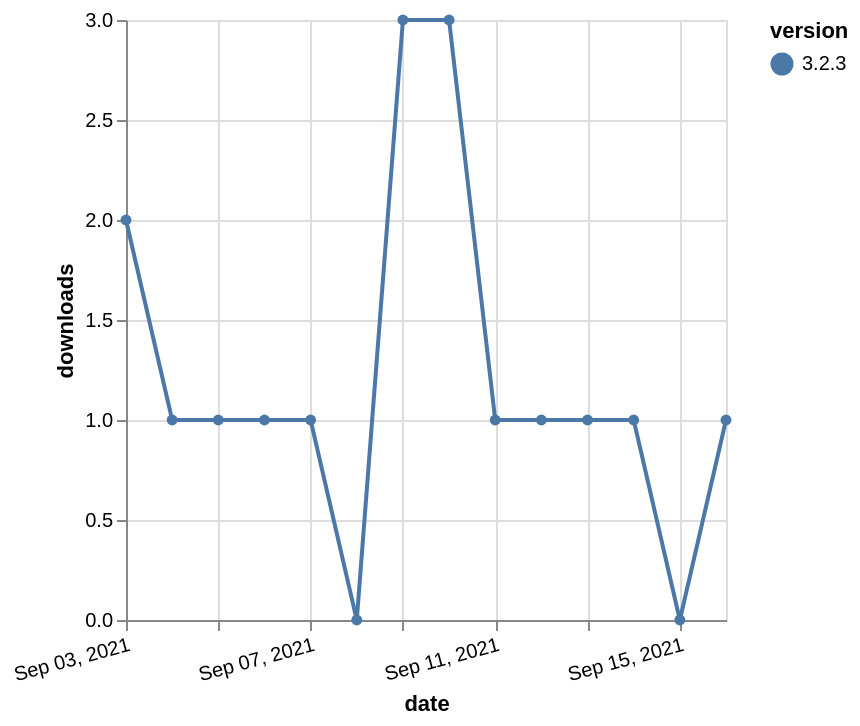

Write the Vega-Lite specification saved for this chart.
### Vega-Lite specification from a JSON file in a GitHub repository (floating-point values rounded to 4 significant figures)
{"$schema": "https://vega.github.io/schema/vega-lite/v5.json", "description": "A simple bar chart with embedded data.", "data": {"values": [{"date": "2021-09-03", "total": 609, "delta": 2, "version": "3.2.3"}, {"date": "2021-09-04", "total": 610, "delta": 1, "version": "3.2.3"}, {"date": "2021-09-05", "total": 611, "delta": 1, "version": "3.2.3"}, {"date": "2021-09-06", "total": 612, "delta": 1, "version": "3.2.3"}, {"date": "2021-09-07", "total": 613, "delta": 1, "version": "3.2.3"}, {"date": "2021-09-08", "total": 613, "delta": 0, "version": "3.2.3"}, {"date": "2021-09-09", "total": 616, "delta": 3, "version": "3.2.3"}, {"date": "2021-09-10", "total": 619, "delta": 3, "version": "3.2.3"}, {"date": "2021-09-11", "total": 620, "delta": 1, "version": "3.2.3"}, {"date": "2021-09-12", "total": 621, "delta": 1, "version": "3.2.3"}, {"date": "2021-09-13", "total": 622, "delta": 1, "version": "3.2.3"}, {"date": "2021-09-14", "total": 623, "delta": 1, "version": "3.2.3"}, {"date": "2021-09-15", "total": 623, "delta": 0, "version": "3.2.3"}, {"date": "2021-09-16", "total": 624, "delta": 1, "version": "3.2.3"}]}, "width": "container", "mark": {"type": "line", "point": {"filled": true}}, "encoding": {"x": {"field": "date", "type": "temporal", "timeUnit": "yearmonthdate", "title": "date", "axis": {"labelAngle": -15}}, "y": {"field": "delta", "type": "quantitative", "title": "downloads"}, "color": {"field": "version", "type": "nominal"}, "tooltip": {"field": "delta"}}}
